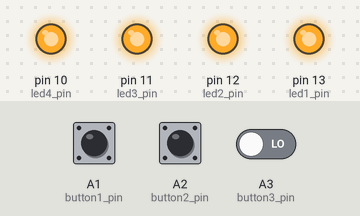
This sketch was run on a simulated Arduino Uno, built with avr-gcc and run on an emulated ATmega328P. Shown: output pins drawn as LEDs (lit = HIGH). Inputs (shaded band) come from the test bench; at power-on: A1 (button1_pin) LOW, A2 (button2_pin) LOW, A3 (button3_pin) LOW.

Above: at 1.2 s.
1.3 s: A1 (button1_pin) pulled HIGH for 0.15 s
At 2.1 s:
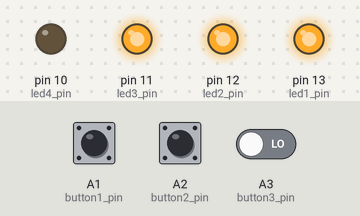
4.4 s: A2 (button2_pin) pulled HIGH for 0.15 s
At 4.69 s:
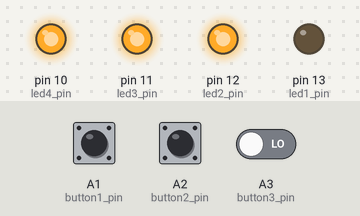
7.4 s: A2 (button2_pin) pulled HIGH for 1 s
At 7.99 s:
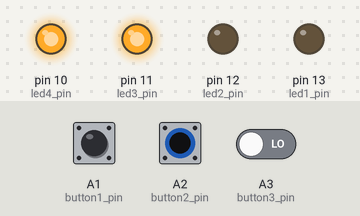
10.4 s: A2 (button2_pin) pulled HIGH for 3.2 s
15.1 s: A1 (button1_pin) pulled HIGH for 1 s
At 16.84 s:
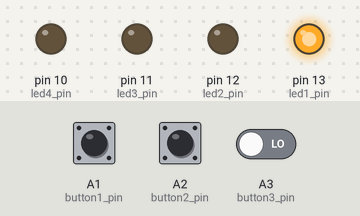
Timing chart, 0 to 19.4 s (numbered marks = the images above; inputs shaded):
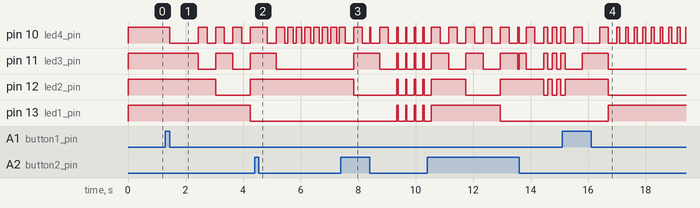

Measured:
- after the input at 1.3 s, pin 10 (led4_pin): HIGH → LOW after 0.15 s, then repeats every 0.60 s: HIGH 0.30 s, LOW 0.30 s; pin 11 (led3_pin): alternates HIGH for 0.60 s and LOW for 0.60 s, starting after 1.1 s; pin 12 (led2_pin): HIGH → LOW after 1.7 s, → HIGH 1.2 s later; pin 13 (led1_pin): HIGH → LOW after 2.9 s
- after the input at 4.4 s, pin 12 (led2_pin): stays HIGH (without the input it goes to LOW after 1.0 s); pin 13 (led1_pin): stays LOW (without the input it goes to HIGH after 2.2 s)
- after the input at 7.4 s, pin 11 (led3_pin): goes HIGH 0.90 s, LOW 0.60 s, 3 × (HIGH 0.05 s, LOW 0.25 s), HIGH 0.05 s, then LOW, starting after 0.45 s; pin 12 (led2_pin): HIGH → LOW after 0.45 s, then repeats every 0.30 s: HIGH 0.05 s, LOW 0.25 s; pin 13 (led1_pin): alternates HIGH for 0.05 s and LOW for 0.25 s, starting after 1.9 s
- after the input at 15.1 s, pin 13 (led1_pin): LOW → HIGH after 1.6 s

The sketch:

solution.ino
```cpp
#include "funshield.h"

// global constants

// button constants
constexpr int buttonPins[] = { button1_pin, button2_pin, button3_pin };
constexpr int buttonsCount = sizeof(buttonPins) / sizeof(buttonPins[0]);
constexpr int incrementButton = 0;
constexpr int decrementButton = 1;

const unsigned long buttonDebounceInterval = 10;
const unsigned long buttonInitialHoldDelay = 1000;
const unsigned long buttonRepeatHoldDelay = 300;

// diode constants
constexpr int diodePins[] = { led1_pin, led2_pin, led3_pin, led4_pin };  // indexing diodes
constexpr int diodesCount = sizeof(diodePins) / sizeof(diodePins[0]) ;

// Counter constants
constexpr int maxCount = 1 << diodesCount;
constexpr int initialValue = 0;

// classes
class Timer {

private:
  unsigned long interval;
  unsigned long previousMillis;

public:
  void changeInterval(unsigned long millis) {
    interval = millis;
  }

  bool timeUp(unsigned long currentMillis) {
    if (currentMillis - previousMillis >= interval) {
      previousMillis += interval;
      return true;
    }
    return false;
  }

  bool timePassed(unsigned long currentMillis) {
    if (currentMillis - previousMillis >= interval) {
      return true;
    }
    return false;
  }

  void updateTimeStamp(unsigned long newTimeStamp) {
    previousMillis = newTimeStamp;
  }
};

class Button {

private:
  int buttonNumber_;
  bool lastButtonState;
  bool buttonHold;
  Timer debounceTimer;
  Timer HoldTimer;

public:
  void initialize(int buttonNumber) {
    buttonNumber_ = buttonNumber;
    pinMode(buttonPins[buttonNumber_], INPUT);
    lastButtonState = read();
    buttonHold = false;
    debounceTimer.changeInterval(buttonDebounceInterval);
  }

  bool read() {
    bool reading = (digitalRead(buttonPins[buttonNumber_])) == LOW;
    return reading;
  }

  bool press(unsigned long currentMillis) {
    bool reading = read();
    bool pressed = false;

    // Check if the button state has changed and passed debounce interval
    if (reading != lastButtonState && debounceTimer.timeUp(currentMillis)) {
      debounceTimer.updateTimeStamp(currentMillis);
      lastButtonState = reading;

      if (reading) {
        buttonHold = true;
        pressed = true;
        HoldTimer.updateTimeStamp(currentMillis);
      }
      else {
        buttonHold = false;
      }
    }

    if (buttonHold) {
      if (HoldTimer.timePassed(currentMillis)) {
        HoldTimer.changeInterval(buttonRepeatHoldDelay);
        HoldTimer.updateTimeStamp(currentMillis);
        pressed = true;
      }
    }
    else HoldTimer.changeInterval(buttonInitialHoldDelay);

    return pressed;
  }
};

class Diode {

private:
  int diodeNumber_;
  bool currentState_;

public:
  void initialize(int diodeNumber) {
    diodeNumber_ = diodeNumber;
    pinMode(diodePins[diodeNumber_], OUTPUT);
    change(false);
  }

  void change(bool newState) {
      currentState_ = newState;

      digitalWrite(diodePins[diodeNumber_], currentState_ ? LOW : HIGH);
  }

  bool getCurrentState() {
    return currentState_;
  }
};

// Button objects defined here to be used in Counter class
Button buttons[buttonsCount];

class Counter {

private:
  int value_;
  int previousValue;

public:
  void initialize(int value) {
    value_ = value;
  }

  void incrementValue() {
    value_ = (value_ + 1) % maxCount;
  }

  void decrementValue() {
    value_ = (value_ - 1 + maxCount) % maxCount;
  }

  bool isValueChanged() {
    if (value_ != previousValue) {
      previousValue = value_;
      return true;
    }
    return false;
  }

  int getValue() {
    return value_;
  }

  void changeValue (unsigned long currentMillis) {
    if (buttons[incrementButton].press(currentMillis)) {
      incrementValue();
    }

    if (buttons[decrementButton].press(currentMillis)) {
      decrementValue();
    }
  }
};

// Defining class objects
Diode diodes[diodesCount];
Counter counter;

void ledDisplay() {
  int value = counter.getValue();


  for (int i = 0; i < diodesCount; ++i) {
    bool diodeState = ((value >> (diodesCount - 1 - i) & 0x01) == 1) ? true : false;

    if (diodeState != diodes[i].getCurrentState()) {
      diodes[i].change(diodeState);
    }
  }
}


void setup() {
  // initializing Diode class objects
  for (int i = 0; i < diodesCount; ++i) {
    diodes[i].initialize(i);
  }

  // initializing Button class objects
  for (int i = 0; i < buttonsCount; ++i) {
    buttons[i].initialize(i);
  }

  // initializing Counter class object
  counter.initialize(initialValue);
  ledDisplay();
}

void loop() {
  counter.changeValue(millis());

  if (counter.isValueChanged()) {
    ledDisplay();
  }
}
```

funshield.h
```cpp
// Funshield constants
// v1.0.1 18.2.2024

#ifndef FUNSHIELD_CONSTANTS_H__
#define FUNSHIELD_CONSTANTS_H__

// convenience constants for switching on/off
constexpr int ON = LOW;
constexpr int OFF = HIGH;

// 7-segs
constexpr int latch_pin = 4;
constexpr int clock_pin = 7;
constexpr int data_pin = 8;

// buzzer
constexpr int beep_pin = 3;

// LEDs
constexpr int led1_pin = 13;
constexpr int led2_pin = 12;
constexpr int led3_pin = 11;
constexpr int led4_pin = 10;

// buttons
constexpr int button1_pin = A1;
constexpr int button2_pin = A2;
constexpr int button3_pin = A3;

// trimmer
constexpr int trimmer_pin = A0;

// numerical digits for 7-segs
constexpr int digits[10] = { 0xc0, 0xf9, 0xa4, 0xb0, 0x99, 0x92, 0x82, 0xf8, 0x80, 0x90 };
constexpr int empty_glyph = 0xff;

#endif
```
